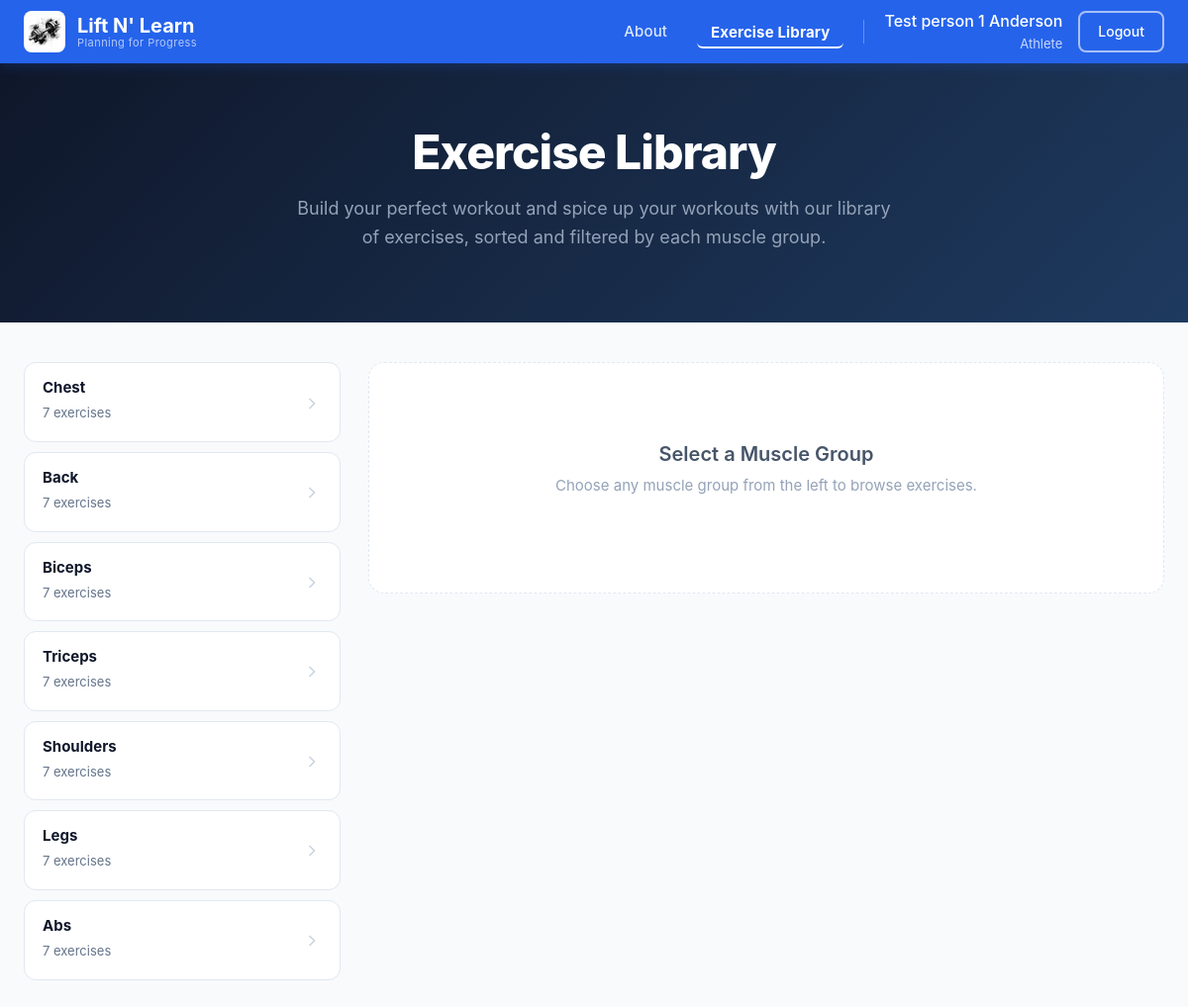
Screenshot of /exercise-library (signed in) with the database file from the repository.
### tables this page shows
CREATE TABLE user_profiles (
    id INTEGER PRIMARY KEY AUTOINCREMENT,
    user_id INTEGER UNIQUE NOT NULL,
    full_name TEXT NOT NULL,
    age INTEGER NOT NULL CHECK (age > 0 AND age < 120),
    weight REAL NOT NULL CHECK (weight > 0),
    height REAL NOT NULL CHECK (height > 0),
    fitness_type TEXT NOT NULL CHECK (fitness_type IN ('general_fitness', 'athlete', 'muscle_strength', 'calisthenics')),
    fitness_level TEXT NOT NULL CHECK (fitness_level IN ('beginner', 'intermediate', 'advanced')),
    goals TEXT NOT NULL,
    workout_days INTEGER NOT NULL CHECK (workout_days >= 1 AND workout_days <= 7),
    session_duration INTEGER NOT NULL CHECK (session_duration > 0),
    medical_conditions TEXT DEFAULT '',
    created_at TIMESTAMP DEFAULT CURRENT_TIMESTAMP,
    updated_at TIMESTAMP DEFAULT CURRENT_TIMESTAMP,
    FOREIGN KEY (user_id) REFERENCES users (id) ON DELETE CASCADE
);

### app.py (the view)
@app.route('/exercise-library')
def exercise_library():
    library = get_exercise_library()
    return render_template('exercise_library.html', library=library)

### app.py (called while the page is built)
@login_manager.user_loader
def load_user(user_id):
    return User.get_by_id(int(user_id))

@app.context_processor
def inject_nav_profile():
    nav_profile = None
    if current_user.is_authenticated:
        nav_profile = UserProfile.get_by_user_id(current_user.id)
    return dict(nav_profile=nav_profile)

### database.py (called while the page is built)
def get_db():
    conn = sqlite3.connect(DATABASE)
    conn.row_factory = sqlite3.Row
    return conn

    @staticmethod
    def get_by_id(user_id):
        conn = get_db()
        user_data = conn.execute(
            'SELECT * FROM users WHERE id = ?', (user_id,)
        ).fetchone()
        conn.close()
        if user_data:
            return User(user_data['id'], user_data['username'], user_data['email'],
                       user_data['password_hash'], user_data['created_at'])
        return None

    @staticmethod
    def get_by_user_id(user_id):
        conn = get_db()
        profile = conn.execute(
            'SELECT * FROM user_profiles WHERE user_id = ?', (user_id,)
        ).fetchone()
        conn.close()
        return dict(profile) if profile else None

### templates/exercise_library.html (shortened to what this page needs)
{% extends "base.html" %}
{% block content %}
<div class="library-page">
    <div class="library-hero">
        <div class="library-hero-inner">
            <h1 class="library-hero-title">Exercise Library</h1>
            <p class="library-hero-sub">Build your perfect workout and spice up your workouts with our library of exercises, sorted and filtered by each muscle group.</p>
        </div>
    </div>
    <div class="library-container">
        <div class="muscle-grid">
            {% for group, data in library.items() %}
            <div class="muscle-card" data-group="{{ group }}" onclick="selectMuscleGroup('{{ group }}')" style="--accent: {{ data.color }}">
                <div class="muscle-card-info">
                    <h3>{{ group }}</h3>
                    <span class="muscle-count">{{ data.exercises | length }} exercises</span>
                </div>
                <div class="muscle-card-arrow">
                    <svg width="20" height="20" viewBox="0 0 24 24" fill="none" stroke="currentColor" stroke-width="2"><path d="M9 18l6-6-6-6"/></svg>
                </div>
            </div>
            {% endfor %}
        </div>
        <div class="exercises-panel" id="exercisesPanel">
            <div class="exercises-empty" id="emptyState">
                <h3>Select a Muscle Group</h3>
                <p>Choose any muscle group from the left to browse exercises.</p>
            </div>
        </div>
    </div>
</div>
{% endblock %}

### templates/base.html (shortened to what this page needs)
<!DOCTYPE html>
<html lang="en">
<head>
    <link href="https://cdn.jsdelivr.net/npm/bootstrap@5.3.2/dist/css/bootstrap.min.css" rel="stylesheet">
    <link rel="stylesheet" href="{{ url_for('static', filename='style.css') }}">
</head>
<body>
    {% block navbar %}
    <nav class="navbar">
        <div class="nav-content">
            <div class="nav-brand">
                <img src="{{ url_for('static', filename='image copy.png') }}" alt="Dumbbell" class="nav-brand-icon">
                <div class="nav-brand-text">
                    <span class="nav-brand-title">Lift N' Learn</span>
                    <span class="nav-brand-slogan">Planning for Progress</span>
                </div>
            </div>
            <div class="nav-user">
                <a href="/#about" class="nav-link-about" onclick="scrollToAbout(event)">About</a>
                <a href="{{ url_for('exercise_library') }}" class="nav-link-about {% if request.endpoint == 'exercise_library' %}nav-link-active{% endif %}">Exercise Library</a>
                {% if current_user.is_authenticated %}
                    <div class="user-info">
                        {% if nav_profile %}
                            <div class="user-name">{{ nav_profile.full_name }}</div>
                            <div class="user-type">{{ nav_profile.fitness_type.replace('_', ' ').title() }}</div>
                        {% else %}
                            <div class="user-name">{{ current_user.username }}</div>
                        {% endif %}
                    </div>
                    <a href="{{ url_for('logout') }}" class="nav-btn-outline">Logout</a>
                {% else %}
                    <a href="{{ url_for('login') }}" class="nav-btn-solid">Login</a>
                    <a href="{{ url_for('register') }}" class="nav-btn-solid">Register</a>
                {% endif %}
            </div>
        </div>
    </nav>
    {% endblock navbar %}
    {% block content %}{% endblock %}
</body>
</html>

### static/style.css (style rules this page uses)
* { margin: 0; padding: 0; box-sizing: border-box; }
body { font-family: -apple-system, BlinkMacSystemFont, 'Segoe UI', Roboto, Oxygen, Ubuntu, Cantarell, sans-serif; line-height: 1.6; color: #0f172a; background: #ffffff; min-height: 100vh; }
.navbar { background: #2563eb !important; border-bottom: none !important; box-shadow: 0 2px 12px rgba(37, 99, 235, 0.25); padding: 0 !important; }
.nav-content { width: 100%; padding: 0 24px; height: 64px; display: flex !important; align-items: center !important; justify-content: space-between !important; flex-wrap: nowrap !important; }
.nav-brand { display: flex; align-items: center; gap: 12px; color: white; }
.nav-brand-icon { width: 42px; height: 42px; object-fit: contain; flex-shrink: 0; border-radius: 8px; background: white; padding: 3px; }
.nav-brand-text { display: flex; flex-direction: column; gap: 1px; }
.nav-brand-title { font-size: 20px; font-weight: 700; line-height: 1.1; }
.nav-brand-slogan { font-size: 11px; font-weight: 400; color: rgba(255, 255, 255, 0.65); letter-spacing: 0.04em; line-height: 1; }
.nav-user { display: flex; align-items: center; gap: 16px; }
.user-info { text-align: right; }
.user-name { color: white; font-weight: 500; }
.user-type { color: rgba(255, 255, 255, 0.75); font-size: 13px; text-transform: capitalize; }
.nav-btn-outline { padding: 8px 18px; border: 2px solid rgba(255, 255, 255, 0.6); border-radius: 8px; color: white; font-weight: 500; font-size: 14px; background: transparent; text-decoration: none; transition: all 0.2s; }
.nav-content { position: relative; }
.nav-link-about { color: rgba(255, 255, 255, 0.85); text-decoration: none; font-size: 15px; font-weight: 500; padding: 6px 14px; border-radius: 6px; transition: all 0.2s; letter-spacing: 0.01em; }
.nav-link-active { color: white !important; font-weight: 700; border-bottom: 2px solid white; padding-bottom: 2px; }
.library-page { min-height: calc(100vh - 64px); background: #f8fafc; }
.library-hero { background: linear-gradient(135deg, #0f172a 0%, #1e3a5f 100%); padding: 64px 24px 56px; text-align: center; }
.library-hero-inner { max-width: 600px; margin: 0 auto; }
.library-hero-title { font-size: 48px; font-weight: 800; color: white; margin-bottom: 16px; letter-spacing: -0.02em; line-height: 1.1; }
.library-hero-sub { font-size: 18px; color: #94a3b8; line-height: 1.6; }
.library-container { max-width: 1400px; margin: 0 auto; padding: 40px 24px; display: grid; grid-template-columns: 320px 1fr; gap: 28px; align-items: start; }
.muscle-grid { display: flex; flex-direction: column; gap: 10px; position: sticky; top: 84px; }
.muscle-card { background: white; border: 1.5px solid #e2e8f0; border-radius: 12px; padding: 16px 18px; display: flex; align-items: center; gap: 14px; cursor: pointer; transition: all 0.2s ease; position: relative; overflow: hidden; }
.muscle-card::before { content: ''; position: absolute; left: 0; top: 0; bottom: 0; width: 0; background: var(--accent); transition: width 0.2s ease; border-radius: 12px 0 0 12px; }
.muscle-card-info { flex: 1; }
.muscle-card-info h3 { font-size: 15px; font-weight: 700; color: #0f172a; margin-bottom: 3px; }
.muscle-count { font-size: 13px; color: #64748b; }
.muscle-card-arrow { color: #cbd5e1; transition: all 0.2s; flex-shrink: 0; }
.exercises-panel { min-height: 500px; }
.exercises-empty { display: flex; flex-direction: column; align-items: center; justify-content: center; padding: 80px 40px; background: white; border: 1.5px dashed #e2e8f0; border-radius: 16px; text-align: center; color: #94a3b8; }
.exercises-empty h3 { font-size: 20px; color: #475569; margin-bottom: 8px; font-weight: 600; }
.exercises-empty p { font-size: 15px; color: #94a3b8; }

### rows the page displays
user_profiles: full_name "Test person 1 Anderson", fitness_type.replace "Athlete"

### other values shown
{{ group }} "Chest" "Back" "Biceps" "Triceps" "Shoulders" "Legs" "Abs"
{{ data.exercises | length }} "7" "7" "7" "7" "7" "7" "7"
